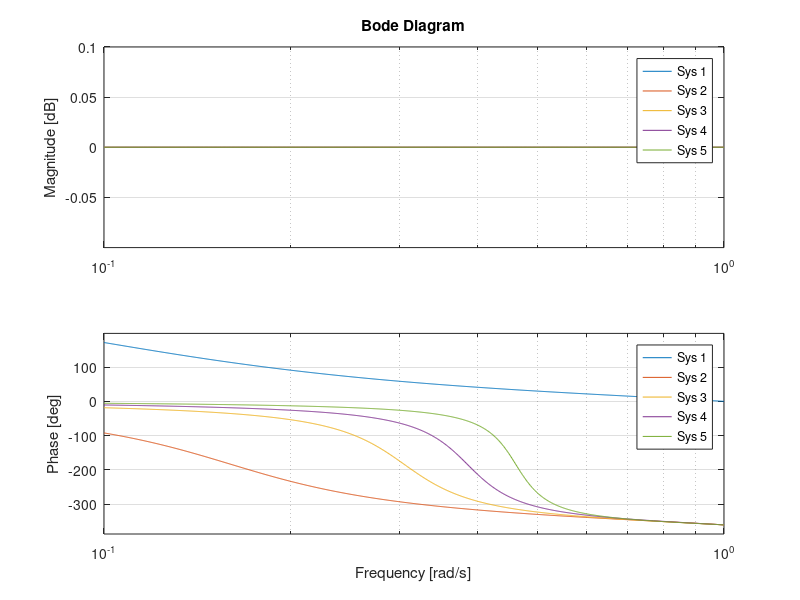
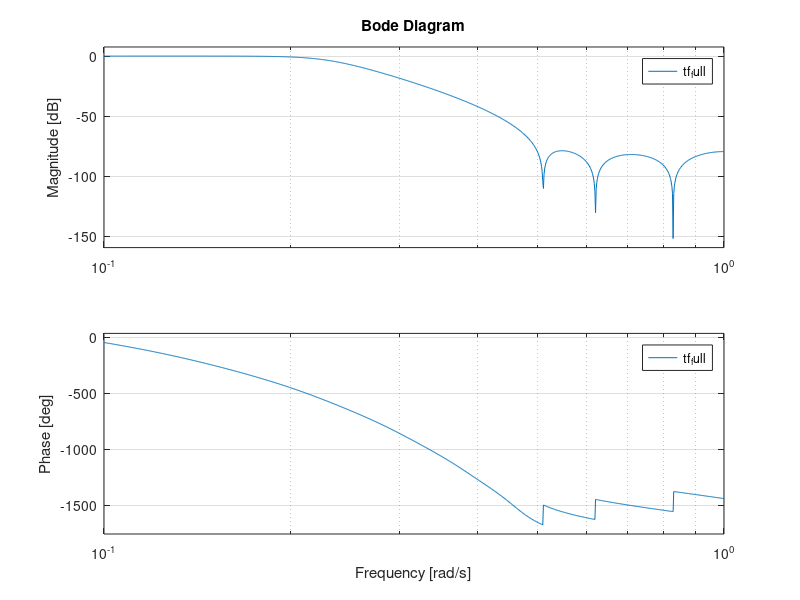
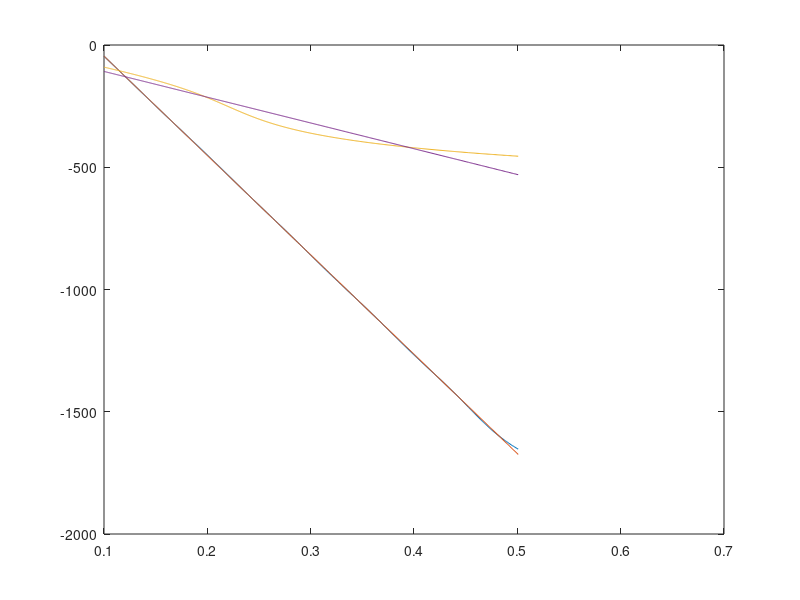
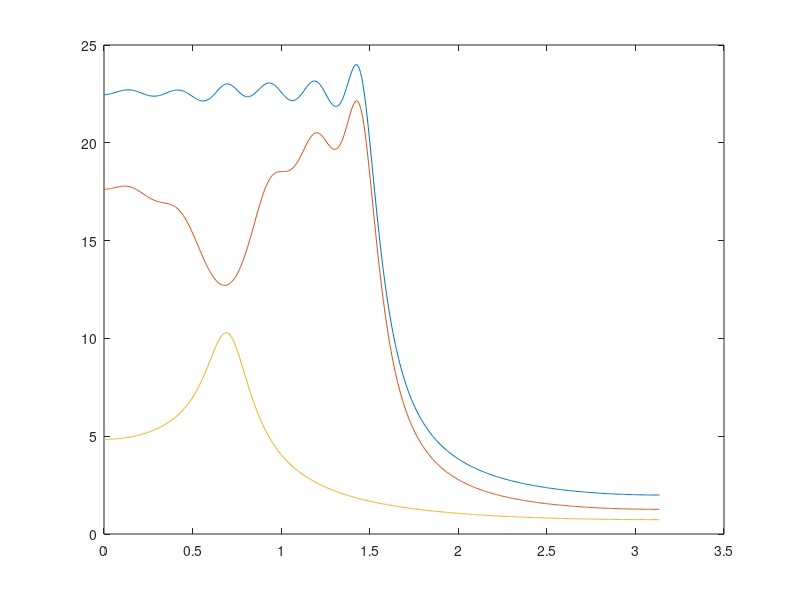

Reproduce these figures in MATLAB, in order.
clear all
close all
pkg('load', 'optim');
pkg('load', 'control');
pkg('load', 'signal');

function h_z = r_th_to_tf(r, theta)
    a1 = 2*r/theta;
    b1 = 1/(theta*theta);
    num = [b1   -a1    1];
    den = [b1    a1    1];
    h_z = tf(num, den);
endfunction

function h_z = r_th_to_tf_d(r, theta)
    %s = tf('s')
    %z = c2d(1/s, pi)
    r
    theta
    z = 1/tf('z', pi);
    a = r*exp(1i * theta)
    ac = conj(a);
    b = real(a*ac)
    %d = min(real(a + ac), 1.62) % ????? 1.62 > pi/2 but should be stable up to 1.999 for small imaginary part 
    d = real(a + ac)
    %b = real(a)^2 + imag(a)^2 
    %d = 2*real(a)
    h_z = (b - d*z + z*z)/(1 - d*z + b*z*z);
endfunction

function h_z = r_th_to_tf_d2(r, theta)
    z = 1/tf('z', pi);
    c = -r;
    d = theta;

    h_z = (-c + d*(1-c)*z + z*z)/(1 + d*(1-c)*z - c*z*z);
endfunction


%[num,den] = cheby2(6,80,0.5)
num = [0.0023    0.0058    0.0102    0.0118    0.0102    0.0058    0.0023]
den = [1.0000   -3.2076    4.6897   -3.8538    1.8573   -0.4931    0.0561]
tf_pre = tf(num, den, pi)

opt = [
    0.770318571380094
    0.143547265193154
    0.782946847174799
    0.437100618941892
    0.819646740700653
    0.937598420828408
    0.836273788136607
    1.199486749246289
    0.875485715778325
    1.444510042645609
]';
rs = [];
thetas = [];
for i = 1:numel(opt)
    if (rem (i, 2) == 1) 
        rs(end+1) = opt(i);
    else 
        thetas(end+1) = opt(i);
    endif
endfor

rs
thetas

figure 1
tf_ap_chain = 1;
tf_aps = {};
for i = 1:numel(rs)
    tf_ap = r_th_to_tf_d(rs(i), thetas(i));
    tf_aps{end+1} = tf_ap;
    tf_ap_chain *= tf_ap;
endfor
tf_full = tf_ap_chain * tf_pre;
bode(tf_aps{:})

figure 2
bode(tf_full)
[mag, pha, w] = bode(tf_full);
[mag_pre, pha_pre, w_pre] = bode(tf_pre, w);

endfreq = 0.5
for i = 1:numel(w)
    if (w(i) > endfreq)
        len = i;
        break
    endif
endfor

w_cut = w(1:len);
pha_cut = pha(1:len);
p = polyfit(w_cut, pha_cut, 1);
lin = p(2) + w_cut * p(1);

pha_pre_cut = pha_pre(1:len);
p_pre = polyfit(w_cut, pha_pre_cut, 1);
lin_pre = p_pre(2) + w_cut * p_pre(1);

figure 3
plot(w_cut, pha_cut, w_cut, lin, w_cut, pha_pre_cut, w_cut, lin_pre)

figure 4
[num_full, den_full] = tfdata(tf_full, 'v');
[g1, w1] = grpdelay(num_full, den_full);
[num_ap, den_ap] = tfdata(tf_ap_chain, 'v');
[g2, w2] = grpdelay(num_ap, den_ap);
[num_pre, den_pre] = tfdata(tf_pre, 'v');
[g3, w3] = grpdelay(num_pre, den_pre);
plot(w1, g1, w2, g2, w3, g3)

maxgrp = 0;
maxgrp_w = 0;
for i = 1:numel(g3) 
    if (g3(i) > maxgrp)
        maxgrp = g3(i);
        maxgrp_w = w3(i);
    endif
endfor
maxgrp
maxgrp_w
